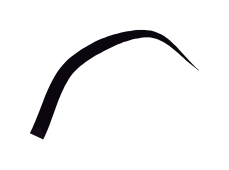
#> input picture examples/2d/bust_dd_b/textures/Ahoge.png, 229 x 170 px; its folder holds 2 pictures in this run
$ python bakeGizmoIcons.py ../examples/2d/bust_dd_b/textures ../examples/2d/bust_dd_b/textures/BackHair.png 100
#> lines starting #> are read from the running program, lines starting #| are printed output that depends on the picture
#!/usr/bin/env python
"""Normalize monochrome source glyphs into transparent toolbar icons.

Usage: bakeGizmoIcons.py <source-dir> <destination-dir> [size]
Requires NumPy and Pillow. The default output size is 128 pixels.
"""

import os
import sys

import numpy as np
from PIL import Image

# The fraction of the canvas the longest side of a glyph fills. 0.78 leaves a
# margin that keeps a round glyph (rotate) from touching the button's edge
# while a square one (scale) still reads at 16 px.
_EXTENT = 0.78
# Anything dimmer than this is background, not an antialiased stroke edge. The
# generator's blacks are clean, so this only has to survive JPEG-ish ringing.
_FLOOR = 24
# Stroke weight as a fraction of the glyph's own extent, which every icon is
# brought to. The generator does roughly honour a weight asked for in the
# prompt -- these arrive between 6.5% and 9.8% -- but roughly is not a set, and
# the number that matters is not the one in the source image anyway.
#
# 0.115 rather than the ~0.09 a vector version of these glyphs would use,
# because this art is RASTER and arrives at the toolbar by being scaled down.
# A 1 px line drawn by a vector renderer at 18 px is a 1 px line; the same line
# resampled from 128 px is spread across two rows of pixels at half opacity
# each, and reads as grey. The extra weight is what that resampling gives back.
_WEIGHT = 0.115
# A cap on how far a stroke is thickened, in multiples of what it started as.
# Past this the glyph stops being the one that was drawn: counters close and a
# line-art icon turns into a blob.
_MAX_GROWTH = 2.6


# [46 lines left out: functions _Dilate, _StrokeWidth, not called in this run]


def _Bake(source, size):
#> called with size = 100
    image = Image.open(source).convert("RGBA")
#> image is the input picture: PIL image 229x170 RGBA; mean R, G, B, A 20.9, 12.6, 22.6, 15
    rgb = np.asarray(image, dtype=np.float32)[..., :3]
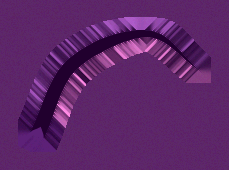
#> rgb: shape (170, 229, 3) float32; mean R, G, B 20.9, 12.6, 22.6; drawn with min black and max white
    # Rec. 709 luminance: the glyph is white on black, so brightness IS
    # coverage, and taking it per pixel keeps the antialiasing the generator
    # produced instead of throwing it away with a hard threshold.
    luma = (0.2126 * rgb[..., 0] + 0.7152 * rgb[..., 1] + 0.0722 * rgb[..., 2])
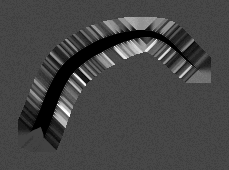
#> luma: shape (170, 229) float32; min 8.57, max 32.62, mean 15.1; drawn with min black and max white
    alpha = np.clip((luma - _FLOOR) / (255.0 - _FLOOR), 0.0, 1.0)
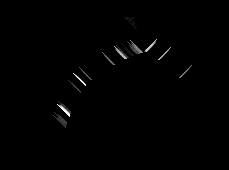
#> alpha: shape (170, 229) float32; min 0, max 0.0373, mean 0.000219; drawn with min black and max white

    rows = np.where(alpha.max(axis=1) > 0.35)[0]
#> rows = empty array
    cols = np.where(alpha.max(axis=0) > 0.35)[0]
#> cols = empty array
    if len(rows) == 0 or len(cols) == 0:
#> (the run stopped early here; a loop or call above may not have finished)

$ run again, on examples/2d/bust_dd_b/textures/Brow_L.png
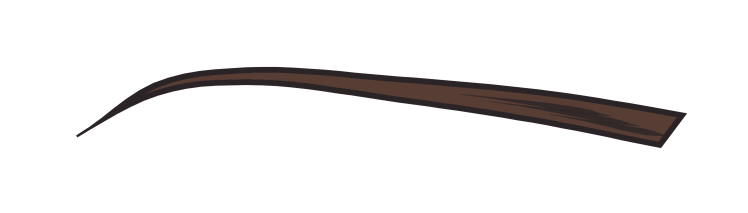
#> input picture examples/2d/bust_dd_b/textures/Brow_L.png, 748 x 213 px
#> in _Bake, image is the input picture: PIL image 748x213 RGBA; mean R, G, B, A 65.9, 49, 45.1, 23.6
#> in _Bake, `rgb = np.asarray(image, dtype=np.float32)[..., :3]`:
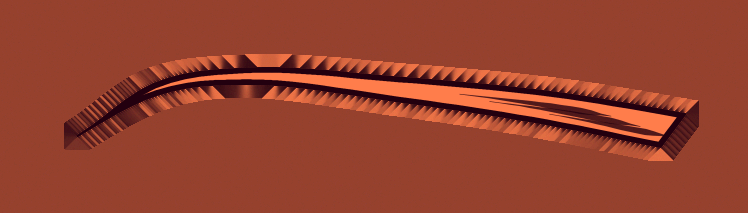
#> rgb: shape (213, 748, 3) float32; mean R, G, B 65.9, 49, 45.1; drawn with min black and max white
#> in _Bake, `luma = (0.2126 * rgb[..., 0] + 0.7152 * rgb[..., 1] + 0.0722 * rgb[.....`:
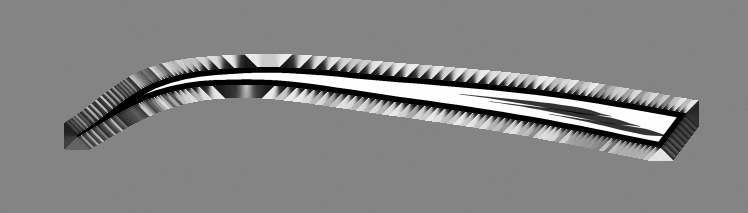
#> luma: shape (213, 748) float32; min 37.7, max 65.81, mean 52.3; drawn with min black and max white
#> rows = empty array
